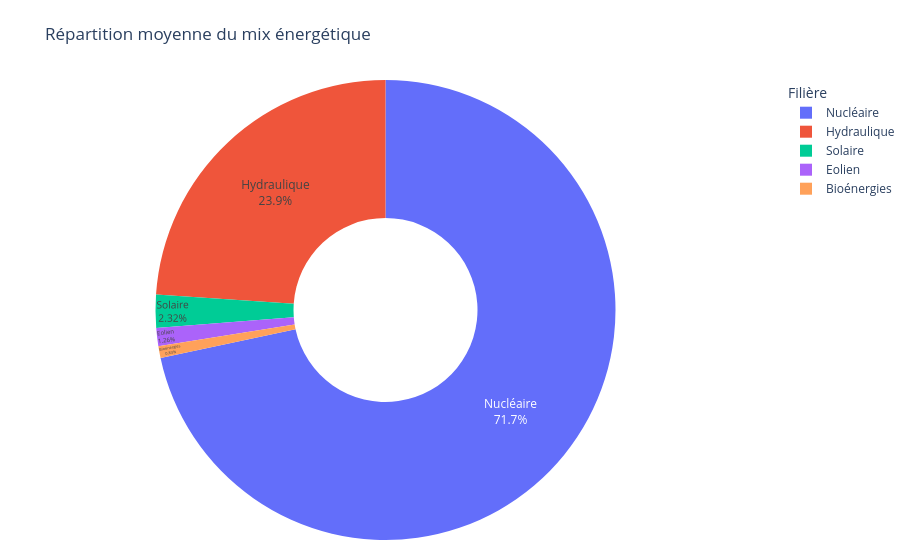

Notebook code for this chart:
### Markdown cell above
## Analyse énergétique

### Code cell
# Composition du mix énergétique global
prod_cols = [c for c in [
    "Nucléaire", "Gaz", "Charbon", "Fioul",
    "Hydraulique", "Eolien", "Solaire", "Bioénergies"
] if c in df.columns]

df["production_totale"] = df[prod_cols].sum(axis=1)

mix_global = (
    df[prod_cols]
    .mean()
    .sort_values(ascending=False)
    .rename_axis("source")
    .reset_index(name="production_moyenne")
)

fig1 = px.pie(
    mix_global,
    names="source",
    values="production_moyenne",
    title="Répartition moyenne du mix énergétique",
    hole=0.4,
    color="source"
)

fig1.update_traces(
    textposition="inside",
    textinfo="percent+label",
    hovertemplate="<b>%{label}</b><br>" +
                  "Part: %{percent:.1%}<br>" +
                  "Prod. moyenne: %{value:.0f} MW<extra></extra>"
)

fig1.update_layout(
    legend_title_text="Filière",
    margin=dict(t=80, l=0, r=0, b=20)
)

fig1.show()

### Figure 1 — Plotly figure (JSON) as saved in the notebook; plotly's stock layout.template omitted (floating-point values rounded to 4 significant figures)
{"data": [{"customdata": [["Nucléaire"], ["Hydraulique"], ["Solaire"], ["Eolien"], ["Bioénergies"]], "domain": {"x": [0, 1], "y": [0, 1]}, "hole": 0.4, "hovertemplate": "<b>%{label}</b><br>Part: %{percent:.1%}<br>Prod. moyenne: %{value:.0f} MW<extra></extra>", "labels": ["Nucléaire", "Hydraulique", "Solaire", "Eolien", "Bioénergies"], "legendgroup": "", "marker": {"colors": ["#636efa", "#EF553B", "#00cc96", "#ab63fa", "#FFA15A"]}, "name": "", "showlegend": true, "textinfo": "percent+label", "textposition": "inside", "type": "pie", "values": [9178.0, 3065.0, 297.1, 161.5, 106.3]}], "layout": {"legend": {"title": {"text": "Filière"}, "tracegroupgap": 0}, "margin": {"b": 20, "l": 0, "r": 0, "t": 80}, "title": {"text": "Répartition moyenne du mix énergétique"}}}
